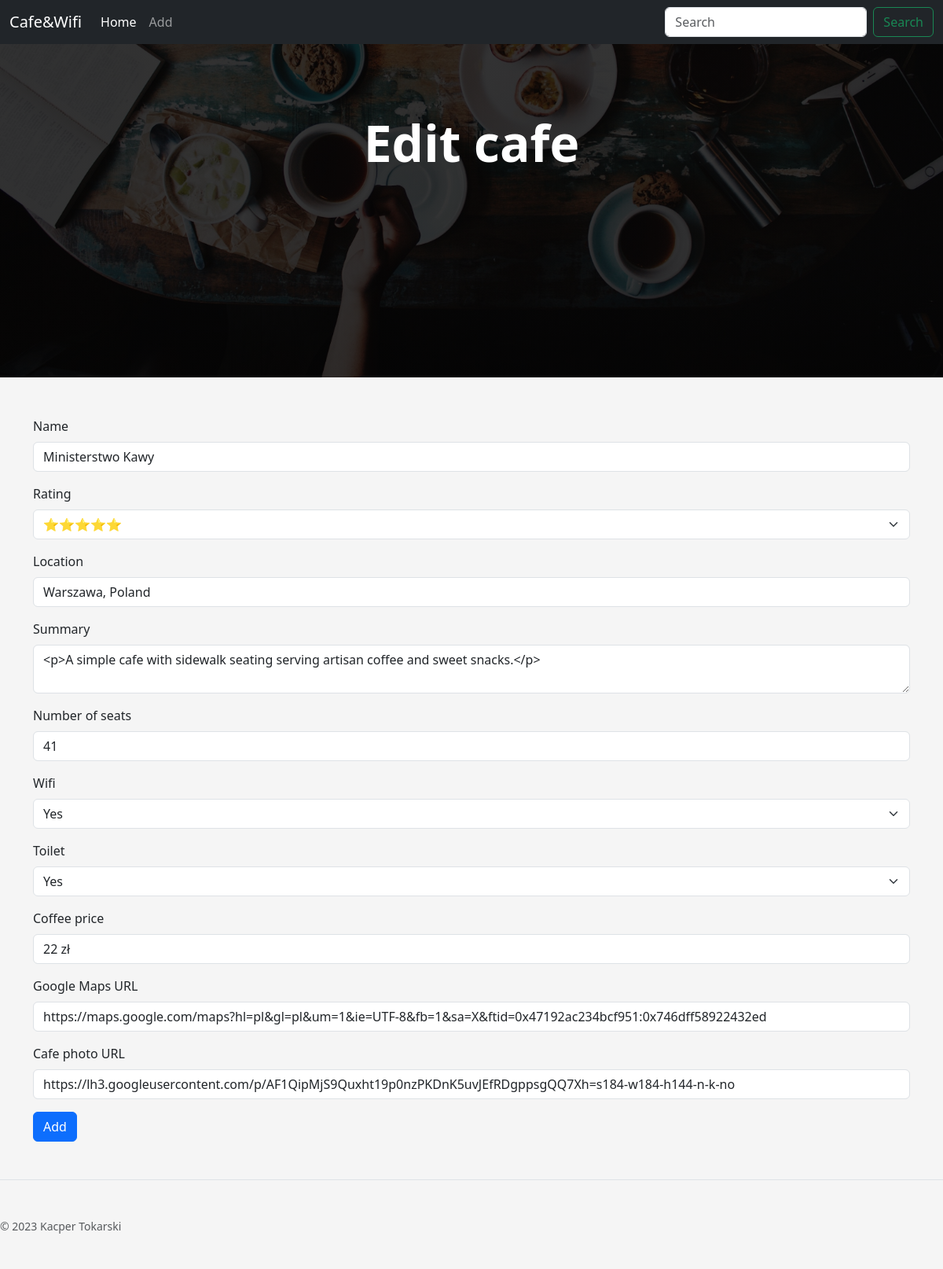
The page /change/7 on the database its author committed.
### main.py (models this page shows)
class CafeData(db.Model):
    id = db.Column(db.Integer, primary_key=True)
    cafe_name = db.Column(db.String(500), unique=True, nullable=False)
    cafe_summary = db.Column(db.String(250), nullable=False)
    cafe_map_url = db.Column(db.String(500), nullable=False)
    cafe_img_url = db.Column(db.String(500), nullable=False)
    cafe_rating = db.Column(db.String(250), nullable=False)
    cafe_location = db.Column(db.String(250), nullable=False)
    cafe_seats = db.Column(db.String(250), nullable=False)
    cafe_wifi = db.Column(db.String(250), nullable=False)
    cafe_toilet = db.Column(db.String(250), nullable=False)
    coffee_price = db.Column(db.String(250), nullable=False)
    date = db.Column(db.String(250), nullable=False)

### main.py (the view, shortened to what this page needs)
@app.route('/change/<int:cafe_id>', methods=['POST', 'PATCH', 'GET'])
def patch(cafe_id):
    columns = CafeData.__table__.columns.keys()
    """change cafe data"""
    cafe = db.get_or_404(CafeData, cafe_id)
    edit_form = AddCoffe(
        cafe_name=cafe.cafe_name,
        cafe_rating=cafe.cafe_rating,
        cafe_location=cafe.cafe_location,
        cafe_summary=cafe.cafe_summary,
        cafe_seats=cafe.cafe_seats,
        cafe_wifi=cafe.cafe_wifi,
        cafe_toilet=cafe.cafe_toilet,
        coffee_price=cafe.coffee_price,
        cafe_map_url=cafe.cafe_map_url,
        cafe_img_url=cafe.cafe_img_url
    )
    return render_template('add_coffee.html', add_form=edit_form, title='Edit cafe')

### forms.py
class AddCoffe(FlaskForm):
    cafe_name = StringField("Name", validators=[DataRequired()])
    cafe_rating = SelectField("Rating", choices=[('⭐', '⭐'),
                                                 ('⭐⭐', '⭐⭐'),
                                                 ('⭐⭐⭐', '⭐⭐⭐'),
                                                 ('⭐⭐⭐⭐', '⭐⭐⭐⭐'),
                                                 ('⭐⭐⭐⭐⭐', '⭐⭐⭐⭐⭐')], validators=[DataRequired()])
    cafe_location = StringField("Location", validators=[DataRequired()])
    cafe_summary = CKEditorField("Summary", validators=[DataRequired()])
    cafe_seats = StringField("Number of seats", validators=[DataRequired()])
    cafe_wifi = SelectField("Wifi", choices=[('✔️', 'Yes'), ('❌', 'No')], validators=[DataRequired()])
    cafe_toilet = SelectField("Toilet", choices=[('✔️', 'Yes'), ('❌', 'No')], validators=[DataRequired()])
    coffee_price = StringField("Coffee price", validators=[DataRequired()])
    cafe_map_url = StringField("Google Maps URL", validators=[DataRequired(), URL()])
    cafe_img_url = StringField("Cafe photo URL", validators=[DataRequired(), URL()])
    submit = SubmitField('Add')

### templates/add_coffee.html (shortened to what this page needs)
{% extends 'template.html' %}
{% from "bootstrap5/form.html" import render_form %}
{% block content %}
<div
      class="position-relative overflow-hidden p-3 p-md-5 text-center bg-body-tertiary"
      style="
        height: 40vw;
        background-image: linear-gradient(
            rgba(1, 1, 1, 0.8),
            rgba(1, 1, 1, 0.8)
          ),
          url({{url_for('static', filename = 'pexels-viktoria-alipatova-2074130.jpg')}});
        background-size: cover;
        background-position: center;
      "
    >
      <div class="col-md-6 p-lg-5 mx-auto my-5">
        <h1 class="display-3 fw-bold" style="color: white">
            {{title}}
        </h1>
      </div>
    </div>
<div class="container-xl" style="margin-top: 50px">
    <div class="row justify-content-center">
        {{render_form(add_form, novalidate=True)}}
    </div>
</div>
{% endblock %}

### static/styles.css (style rules this page uses)
body { background-color: #F5F5F5; }

### rows shown on the page
CafeData: cafe_name "Ministerstwo Kawy", cafe_rating "⭐⭐⭐⭐⭐", cafe_location "Warszawa, Poland", cafe_summary "<p>A simple cafe with sidewalk seating serving artisan coffee and sweet snacks.</p>", cafe_seats "41", cafe_wifi "Yes", cafe_toilet "Yes", coffee_price "22 zł", cafe_map_url "https://maps.google.com/maps?hl=pl&gl=pl&um=1&ie=UTF-8&fb=1&sa=X&ftid=0x47192ac234bcf951:0x746dff58922432ed", cafe_img_url "https://lh3.googleusercontent.com/p/AF1QipMjS9Quxht19p0nzPKDnK5uvJEfRDgppsgQQ7Xh=s184-w184-h144-n-k-no"

### other values the page prints
{{ title }} "Edit cafe"
